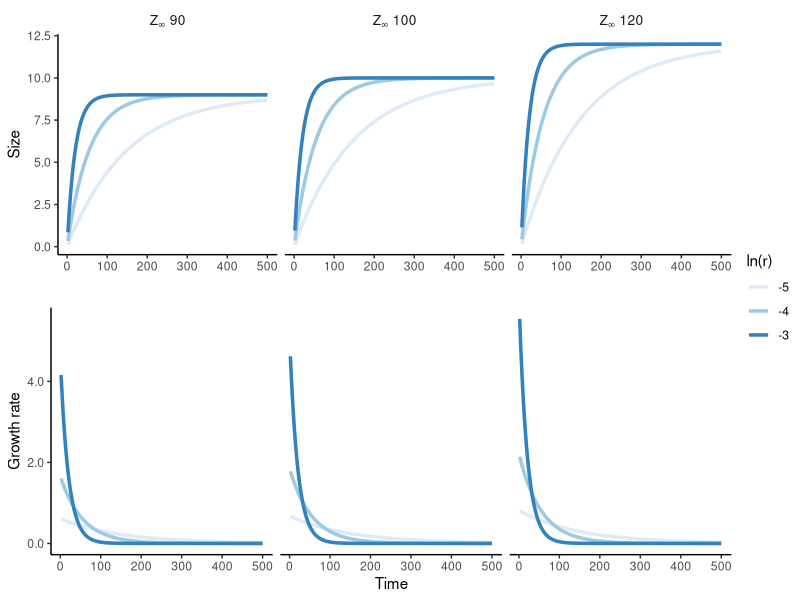
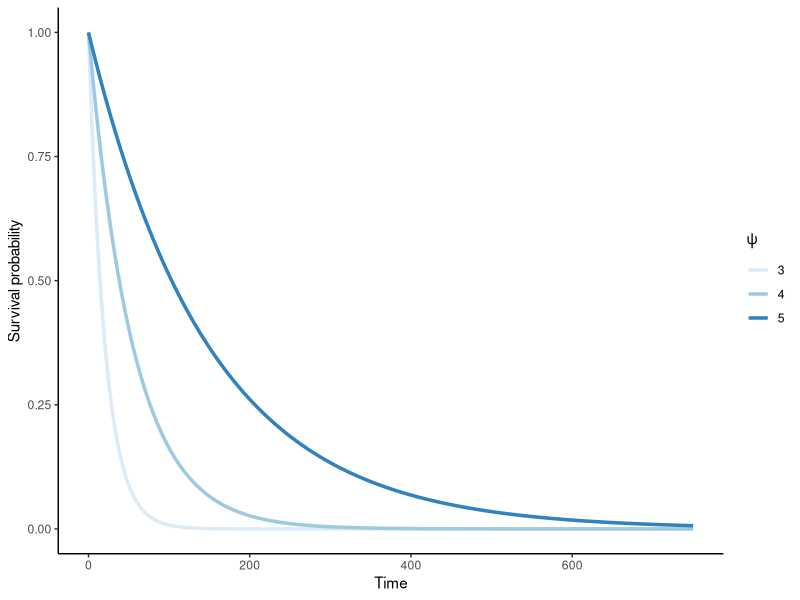
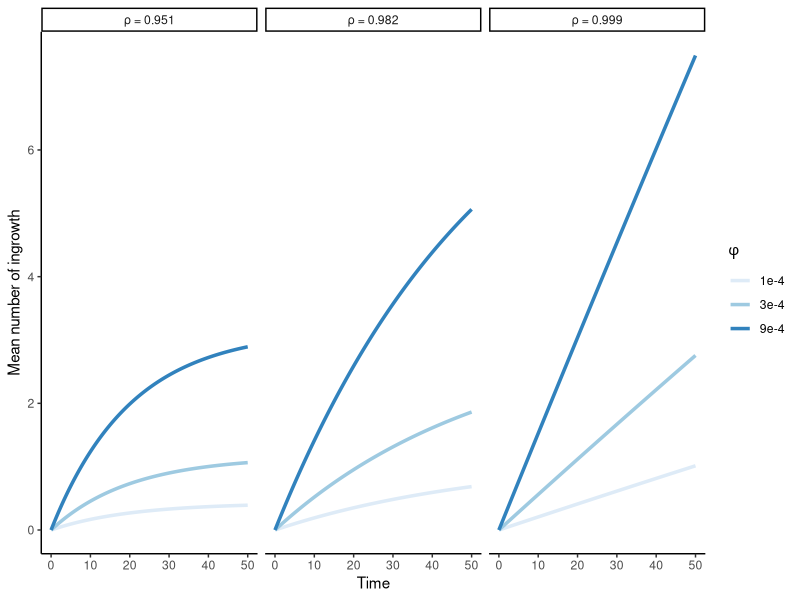

Write the R code that produced these figures, in order.
## ---- chunk 1
Echo=FALSE
Eval=TRUE
Cache=TRUE
Warng=FALSE
Msg=FALSE
library(tidyverse)
## ---- chunk 2
#| label: fig-VBModel
#| fig-width: 8.5
#| fig-height: 5.5
#| fig-cap: "Illustration of the evolution of size (upper panels) and growth rate (bottom panels) over time following the von Bertalanffy growth equation. The three panels of each row is set to describe the interaction of the two parameters governing the annual growth rate of an individual tree."


r <- exp(-c(5:3))
linf <- c(900, 1000, 1200)

labels <- c(
  `900` = "Z[infinity] ~  90",
  `1000` = "Z[infinity] ~  100",
  `1200` = "Z[infinity] ~  120"
)

expand_grid(
    r = r,
    Linf = linf,
  ) |>
  rowwise() |>
  expand_grid(Time = 1:500) |>
  mutate(
    Lt = Linf * (1 - exp(-r * Time))/10,
  ) |>
  group_by(r, Linf) |> 
  mutate( 
      Lt_t0 = lag(Lt),
      growth = Lt - Lt_t0,
      Lt_t0 = NULL
  ) |>
  drop_na() ->
dt 

ggpubr::ggarrange(
  dt |>
    ggplot() +
    aes(Time, Lt/10) +
    aes(group = log(r), color = factor(log(r))) +
    facet_wrap(
      ~Linf,
      labeller = labeller(Linf = as_labeller(labels, label_parsed))
    ) +
    geom_path(size = 1.2) +
    theme_classic() +
    labs(
      x = '',
      y = 'Size',
      color = 'ln(r)'
    ) +
    theme(
      strip.background = element_blank(),
      strip.text = element_text(size = rel(0.9))
    ) +
    scale_color_brewer() +
    scale_y_continuous(labels = scales::number_format(accuracy = 0.1)),
    dt |>
    ggplot() +
    aes(Time, growth) +
    aes(group = log(r), color = factor(log(r))) +
    facet_wrap(
      ~Linf,
      labeller = labeller(Linf = as_labeller(labels, label_parsed))
    ) +
    geom_path(size = 1.2) +
    theme_classic() +
    labs(
      x = 'Time',
      y = 'Growth rate',
      color = expression('ln'~Gamma)
    ) +
    theme(
      strip.background = element_blank(),
      strip.text = element_blank()
    ) +
    scale_color_brewer() +
    scale_y_continuous(labels = scales::number_format(accuracy = 0.1)),
  nrow = 2,
  common.legend = TRUE,
  legend = 'right'
)

## ---- chunk 3
#| label: fig-mortModel
#| fig-cap: "Illustration of how the annual survival probability $\\psi$ reduces with time interval."
#| fig-height: 4

tibble(
    psi = c(3, 4, 5)
  ) |>
  group_by(psi) |>
  expand_grid(deltaYear = seq(0, 750, 1)) |>
  mutate(long = 1/(1 + exp(-psi))^deltaYear) |>
  ggplot(aes(x = deltaYear,  y = long, color = factor(psi))) +
    geom_path(size = 1.2) +
    scale_color_brewer() +
    theme_classic() +
    labs(
      x = 'Time',
      y = 'Survival probability',
      color = expression(psi)
    )

## ---- chunk 4
#| label: fig-recModel
#| fig-cap: "Illustration of how both ingrowth rate ($\\phi$) and the annual survival probability ($\\rho$) interact with time interval to determine the mean number of ingrowth."
#| fig-height: 4

expand_grid(
    phi = -c(9, 8, 7),
    rho = -c(7, 4, 3),
    plot_size = 168
  ) |>
  mutate(
    rho_label = paste0('ρ = ', as.character(round(exp(-exp(rho)), 3))),
    phi_label = case_match(
      phi,
      -9 ~ '1e-4',
      -8 ~ '3e-4',
      -7 ~ '9e-4'
    )
  ) |>
  rowwise() |>
  expand_grid(deltaYear = seq(0, 50, .1)) |>
  ungroup() |>
  mutate(
    lambda = exp(phi) *
             plot_size *
             (1 - exp(-exp(rho))^deltaYear)/(1 - exp(-exp(rho)))
  ) |>
  ggplot() +
  aes(deltaYear, lambda) +
  aes(color = phi_label) +
  facet_wrap(~ rho_label) +
  geom_path(size = 1.2) +
  scale_color_brewer() +
  theme_classic() + 
  labs(
    x = 'Time',
    y = 'Mean number of ingrowth',
    color = expression(phi)
  )

